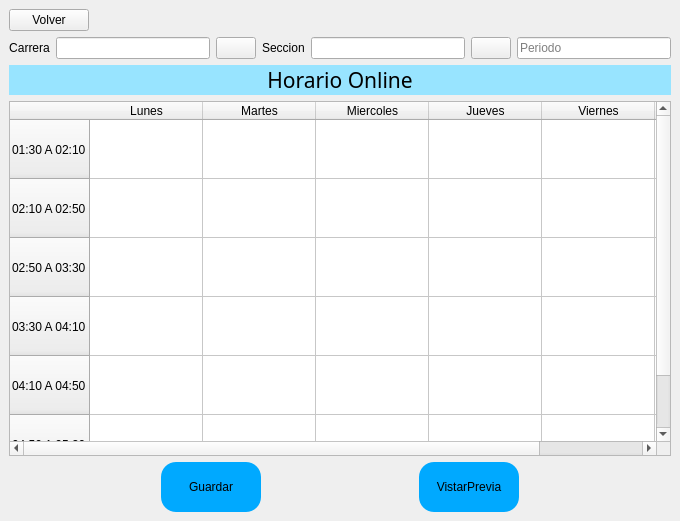
<?xml version="1.0" encoding="UTF-8"?>
<ui version="4.0">
 <class>MainWindow</class>
 <widget class="QMainWindow" name="MainWindow">
  <property name="geometry">
   <rect>
    <x>0</x>
    <y>0</y>
    <width>680</width>
    <height>521</height>
   </rect>
  </property>
  <property name="windowTitle">
   <string>MainWindow</string>
  </property>
  <widget class="QWidget" name="centralwidget">
   <layout class="QVBoxLayout" name="verticalLayout">
    <item>
     <widget class="QPushButton" name="bt_volver">
      <property name="sizePolicy">
       <sizepolicy hsizetype="Maximum" vsizetype="Fixed">
        <horstretch>0</horstretch>
        <verstretch>0</verstretch>
       </sizepolicy>
      </property>
      <property name="minimumSize">
       <size>
        <width>20</width>
        <height>0</height>
       </size>
      </property>
      <property name="text">
       <string>Volver</string>
      </property>
     </widget>
    </item>
    <item>
     <layout class="QHBoxLayout" name="horizontalLayout_2">
      <item>
       <widget class="QLabel" name="label_2">
        <property name="text">
         <string>Carrera</string>
        </property>
        <property name="alignment">
         <set>Qt::AlignCenter</set>
        </property>
       </widget>
      </item>
      <item>
       <widget class="QLineEdit" name="ln_carrera">
        <property name="dragEnabled">
         <bool>false</bool>
        </property>
        <property name="readOnly">
         <bool>true</bool>
        </property>
       </widget>
      </item>
      <item>
       <widget class="QPushButton" name="bt_carrera">
        <property name="text">
         <string/>
        </property>
        <property name="icon">
         <iconset>
          <normaloff>imagenes/search.png</normaloff>imagenes/search.png</iconset>
        </property>
       </widget>
      </item>
      <item>
       <widget class="QLabel" name="label_3">
        <property name="text">
         <string>Seccion</string>
        </property>
       </widget>
      </item>
      <item>
       <widget class="QLineEdit" name="ln_sesion">
        <property name="readOnly">
         <bool>true</bool>
        </property>
       </widget>
      </item>
      <item>
       <widget class="QPushButton" name="bt_sesion">
        <property name="text">
         <string/>
        </property>
        <property name="icon">
         <iconset>
          <normaloff>imagenes/search.png</normaloff>imagenes/search.png</iconset>
        </property>
       </widget>
      </item>
      <item>
       <widget class="QLineEdit" name="ln_periodo">
        <property name="text">
         <string/>
        </property>
        <property name="readOnly">
         <bool>false</bool>
        </property>
        <property name="placeholderText">
         <string>Periodo</string>
        </property>
       </widget>
      </item>
     </layout>
    </item>
    <item>
     <widget class="QLabel" name="label">
      <property name="font">
       <font>
        <family>3270 Nerd Font Mono</family>
        <pointsize>16</pointsize>
       </font>
      </property>
      <property name="styleSheet">
       <string notr="true">background-color:rgb(152, 228, 255);</string>
      </property>
      <property name="text">
       <string>Horario Online</string>
      </property>
      <property name="textFormat">
       <enum>Qt::AutoText</enum>
      </property>
      <property name="alignment">
       <set>Qt::AlignCenter</set>
      </property>
     </widget>
    </item>
    <item>
     <widget class="QTableWidget" name="tableWidget">
      <property name="selectionMode">
       <enum>QAbstractItemView::ExtendedSelection</enum>
      </property>
      <property name="gridStyle">
       <enum>Qt::SolidLine</enum>
      </property>
      <property name="sortingEnabled">
       <bool>false</bool>
      </property>
      <property name="wordWrap">
       <bool>true</bool>
      </property>
      <property name="cornerButtonEnabled">
       <bool>true</bool>
      </property>
      <property name="rowCount">
       <number>6</number>
      </property>
      <attribute name="horizontalHeaderCascadingSectionResizes">
       <bool>false</bool>
      </attribute>
      <attribute name="horizontalHeaderMinimumSectionSize">
       <number>50</number>
      </attribute>
      <attribute name="horizontalHeaderDefaultSectionSize">
       <number>113</number>
      </attribute>
      <attribute name="horizontalHeaderShowSortIndicator" stdset="0">
       <bool>false</bool>
      </attribute>
      <attribute name="horizontalHeaderStretchLastSection">
       <bool>true</bool>
      </attribute>
      <attribute name="verticalHeaderCascadingSectionResizes">
       <bool>true</bool>
      </attribute>
      <attribute name="verticalHeaderMinimumSectionSize">
       <number>19</number>
      </attribute>
      <attribute name="verticalHeaderDefaultSectionSize">
       <number>59</number>
      </attribute>
      <attribute name="verticalHeaderShowSortIndicator" stdset="0">
       <bool>false</bool>
      </attribute>
      <attribute name="verticalHeaderStretchLastSection">
       <bool>false</bool>
      </attribute>
      <row>
       <property name="text">
        <string>01:30 A 02:10</string>
       </property>
      </row>
      <row>
       <property name="text">
        <string>02:10 A 02:50</string>
       </property>
      </row>
      <row>
       <property name="text">
        <string>02:50 A 03:30</string>
       </property>
      </row>
      <row>
       <property name="text">
        <string>03:30 A 04:10</string>
       </property>
      </row>
      <row>
       <property name="text">
        <string>04:10 A 04:50</string>
       </property>
      </row>
      <row>
       <property name="text">
        <string>04:50 A 05:30</string>
       </property>
      </row>
      <column>
       <property name="text">
        <string>Lunes</string>
       </property>
      </column>
      <column>
       <property name="text">
        <string>Martes</string>
       </property>
      </column>
      <column>
       <property name="text">
        <string>Miercoles</string>
       </property>
      </column>
      <column>
       <property name="text">
        <string>Jueves</string>
       </property>
      </column>
      <column>
       <property name="text">
        <string>Viernes</string>
       </property>
      </column>
      <column>
       <property name="text">
        <string>Sabado</string>
       </property>
      </column>
      <item row="0" column="2">
       <property name="text">
        <string/>
       </property>
      </item>
      <item row="0" column="3">
       <property name="text">
        <string/>
       </property>
      </item>
     </widget>
    </item>
    <item>
     <layout class="QHBoxLayout" name="horizontalLayout">
      <item>
       <widget class="QPushButton" name="bt_guardar">
        <property name="sizePolicy">
         <sizepolicy hsizetype="Maximum" vsizetype="Fixed">
          <horstretch>0</horstretch>
          <verstretch>0</verstretch>
         </sizepolicy>
        </property>
        <property name="minimumSize">
         <size>
          <width>100</width>
          <height>50</height>
         </size>
        </property>
        <property name="styleSheet">
         <string notr="true">border-radius:15px;
background-color:rgb(0, 169, 255);
color:black;</string>
        </property>
        <property name="text">
         <string>Guardar</string>
        </property>
       </widget>
      </item>
      <item>
       <widget class="QPushButton" name="bt_preview">
        <property name="sizePolicy">
         <sizepolicy hsizetype="Maximum" vsizetype="Fixed">
          <horstretch>0</horstretch>
          <verstretch>0</verstretch>
         </sizepolicy>
        </property>
        <property name="minimumSize">
         <size>
          <width>100</width>
          <height>50</height>
         </size>
        </property>
        <property name="sizeIncrement">
         <size>
          <width>50</width>
          <height>0</height>
         </size>
        </property>
        <property name="styleSheet">
         <string notr="true">border-radius:15px;
background-color:rgb(0, 169, 255);
color:black;</string>
        </property>
        <property name="text">
         <string>VistarPrevia</string>
        </property>
        <property name="iconSize">
         <size>
          <width>20</width>
          <height>20</height>
         </size>
        </property>
       </widget>
      </item>
     </layout>
    </item>
   </layout>
  </widget>
 </widget>
 <resources/>
 <connections/>
</ui>
